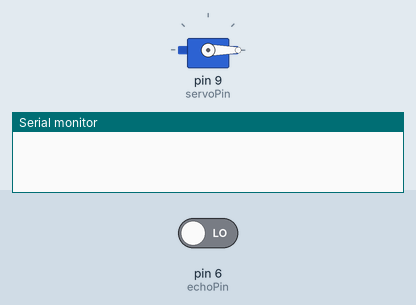
Simulated run of this sketch. Board: Arduino Uno, built with avr-gcc and run on an emulated ATmega328P. Parts: servo, the last lines printed to the serial monitor. The test bench sets the inputs (shaded band); at power-on: pin 6 (echoPin) LOW.

Above: at 0.1 s.
At 1.1 s:
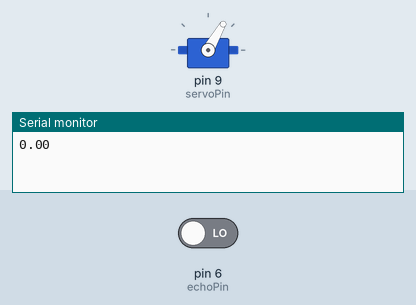
Timing chart, 0 to 2.6 s (numbered marks = the images above):
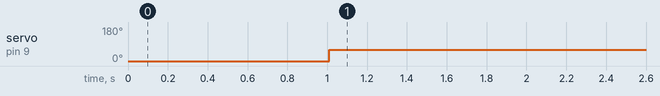

Measured:
- by itself, servo on pin 9 (servoPin): 0° → 60° at 1.0 s

The sketch:

chapter-3.2.5.ino
```cpp
#include <Servo.h>
Servo myservo;
int pos = 0;
int echoPin = 6;
int trigPin = 7;
int servoPin = 9;

void setup() {
  Serial.begin(9600);
  myservo.attach(servoPin);    // 서버 모터 연결 핀 번호 정의
  myservo.write(0);            // 초기 서보모터 각도 0도로 초기화
  pinMode(echoPin, INPUT);
  pinMode(trigPin, OUTPUT);
  pinMode(servoPin, OUTPUT);
}

void loop() {
  float duration, cm;
  digitalWrite(trigPin, HIGH);
  delay(10);
  digitalWrite(trigPin, LOW);

  duration = pulseIn(echoPin,HIGH);           // 초음파 센서 응답 시간 체크
  cm = ((float)(340 * duration) / 10000) / 2; // 응답시간을 거리(cm)로 계산
  Serial.println(cm);
  if(cm <= 40) {
    myservo.write(60);                        // 휴지통 열 수 있는 각도
    delay(500);
  }
  else{
    myservo.write(0);                         // 휴지통 닫는 각도
    delay(500);
  }
}
```
